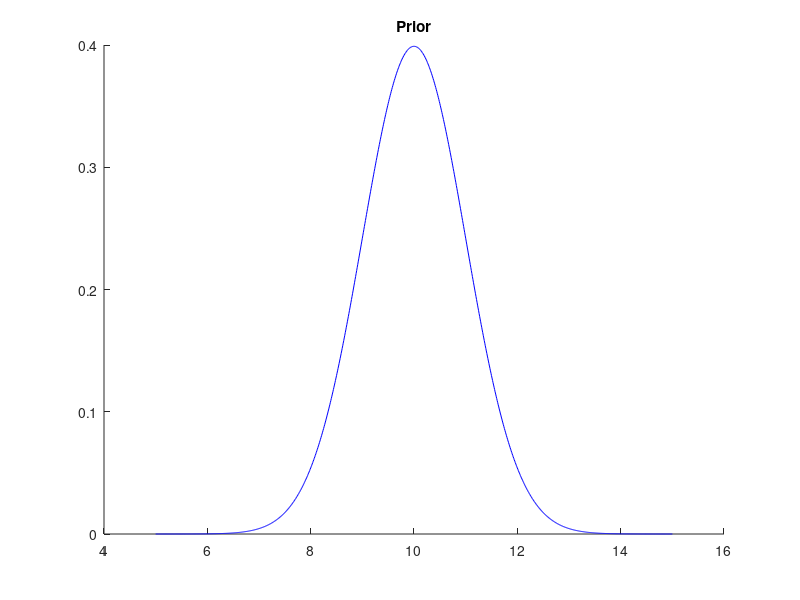
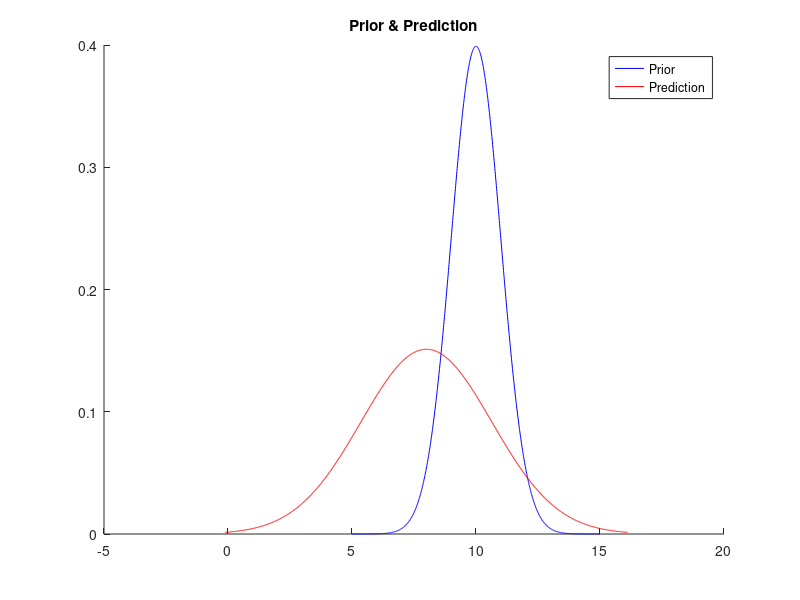
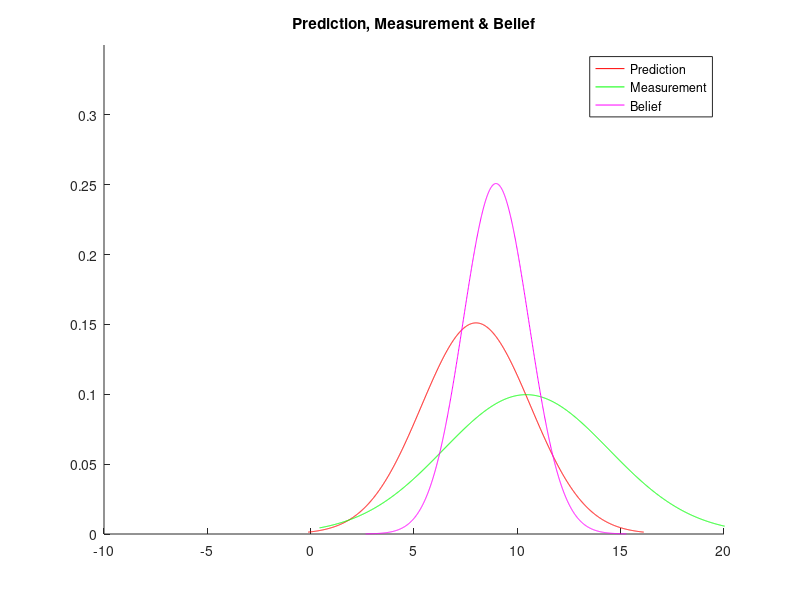
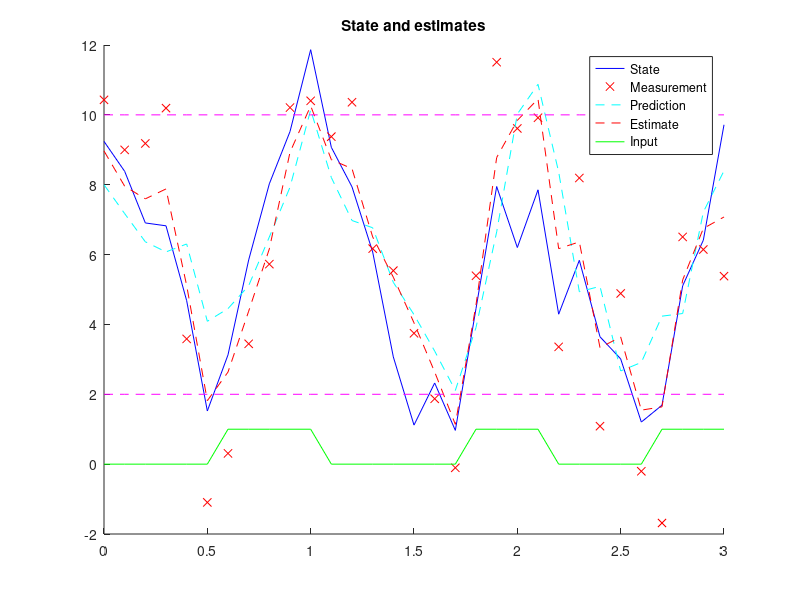

Write the MATLAB code that produced these figures, in order.
% 1D Kalman filter example
clear;clc;
% Discrete time step
dt = 0.1;

% Prior
mu = 10; % mean (mu)
S = 1;% covariance (Sigma)

%Motion model
A = 0.8;
B = 3;
R = 2;

% Measurement model
C = 1;
Q = 4;

% Simulation Initializations
Tf = 3;
T = 0:dt:Tf;
x = zeros(1,length(T)+1);
x(1) = mu+sqrt(S)*randn(1);
y = zeros(1,length(T));
u = y;

%% Main loop
for t=1:length(T)
    %% Simulation
    % Select control action
    if (t>1)
        u(t)=u(t-1);
    end
    if (mu > 10)
        u(t) = 0;
    elseif (mu < 2);
        u(t) = 1;
    end
    % Select a motion disturbance
    e = sqrt(R)*randn(1);
    % Update state
    x(t+1) = A*x(t)+ B*u(t) + e;

    % Take measurement
    % Select a motion disturbance
    d = sqrt(Q)*randn(1);
    % Determine measurement
    y(t) = C*x(t+1) + d;

    
    %% Kalman Filter Estimation
    % Store prior
    mu_old = mu;
    S_old = S;

    % Prediction update
    mup = A*mu + B*u(t);
    Sp = A*S*A' + R;

    % Measurement update
    K = Sp*C'*inv(C*Sp*C'+Q);
    mu = mup + K*(y(t)-C*mup);
    S = (1-K*C)*Sp;
    
    %Store estimates
    mup_S(t)= mup;
    mu_S(t)= mu;
    
    %% Plot first time step results
    if (t == 1)
        L = 5;
        % Prior belief
        figure(1);clf; hold on;
        z = [mu_old-L*sqrt(S_old):0.01:mu_old+L*sqrt(S_old)];
        plot(z,normpdf(z,mu_old,S_old),'b');
        title('Prior')
        % Prediction step
        figure(2);clf; hold on;
        plot(z,normpdf(z,mu_old,S_old),'b');
        z = [mup-L*sqrt(Sp):0.01:mup+L*sqrt(Sp)];
        plot(z,normpdf(z,mup,Sp),'r');
        title('Prior & Prediction')
        legend('Prior','Prediction')
        % Measurement step
        figure(3);clf; hold on;
        plot(z,normpdf(z,mup,Sp),'r');
        z = [y(t)-L*sqrt(Q):0.01:y(t)+L*sqrt(Q)];
        plot(z,normpdf(z,y(t),Q),'g');
        z = [mu-L*sqrt(S):0.01:mu+L*sqrt(S)];
        plot(z,normpdf(z,mu,S), 'm');
        axis([-10 20 0 .35]);
        title('Prediction, Measurement & Belief')
        legend('Prediction','Measurement', 'Belief' )
    end
end
%Plot full trajectory results
figure(4);clf;hold on;
plot(T,x(2:end),'b')
plot(T,y,'rx')
plot(T,mup_S,'c--')
plot(T,mu_S,'r--')
plot(T,u,'g');
plot(T,2*ones(size(T)),'m--');
plot(T,10*ones(size(T)),'m--');
title('State and estimates')
legend('State','Measurement', 'Prediction', 'Estimate', 'Input')

